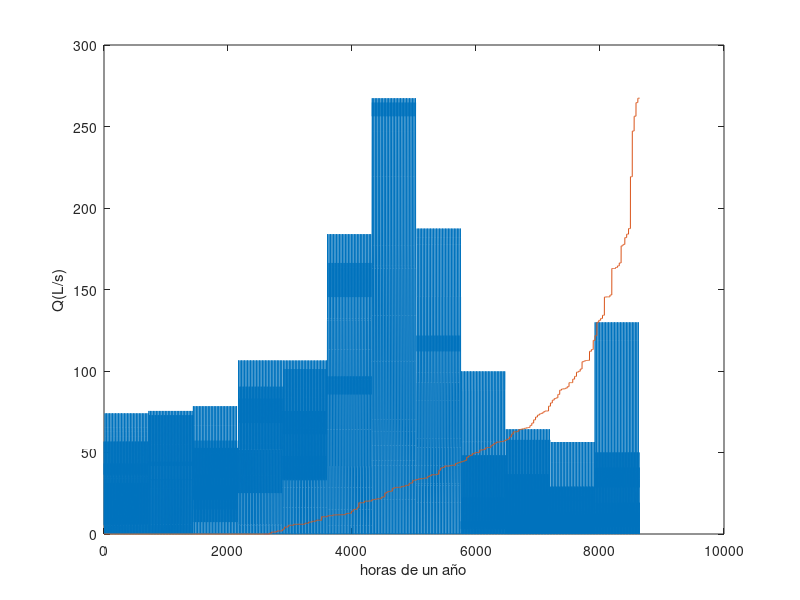

This figure's MATLAB source:
clear;clc
close all

%Simulación de la distribución anual de la demanda desde las bocas de riego de una redondeada

%Fase 1: Determinación dotación de caudal en cada boca

filas=["Avellano";"Olivo";"Lechuga";"Tomate";"Patata";"Pimiento";"Cebolla"];

%Necesidades hidrícas mensuales (en columnas) de los cultivos (en filas) expresadas en mm/dia.
Hr= [
0.00 0.00 0.00 0.29 0.79 2.21 3.91 2.40 0.34 0.00 0.00 0.00;...
0.00 0.10 0.58 0.69 0.55 1.67 2.09 1.02 0.00 0.00 0.00 0.00;...
0.00 0.00 0.00 0.69 1.90 3.80 0.00 0.00 0.00 0.00 0.00 0.00;...
0.00 0.00 0.00 0.44 1.24 1.08 5.96 3.75 0.91 0.00 0.00 0.00;...
0.00 0.00 0.00 0.44 1.46 4.08 5.50 3.03 0.00 0.00 0.00 0.00;...
0.00 0.00 0.00 0.44 1.38 3.61 4.99 2.98 0.00 0.00 0.00 0.00;...
0.33 0.87 1.61 2.12 0.00 0.00 0.00 0.00 0.00 0.00 0.00 0.04];

%Distribución cultivos
distCult=[0.137;0.262;0.085;0.220;0.023;0.099;0.174];

%Superficie a regar desde cada boca (ha)
S=[30;30;30;30;30;30;30;30];

%Relación Ra/(1-Cd)
rend=0.9;

%Grados de libertad bocas
tGL=[6 12 16];
GL=24./tGL;
distGL=[31.6 50.8 17.6;23.8 45.7 30.5;43.3 22.8 33.9;61.7 31.7 6.6;60.2 8.1 31.7;92.5 0.1 7.4;18.1 50.2 31.7;94.7 2.7 2.6]./100;

%Tiempo operación estación bombeo por meses
tfunc=18;

%Caudal ficticio continuo (L/s)
necRiego=sum(distCult.*Hr,1)./rend;%Necesidades de riego (mm/dia) mediante ponderación según la distribución de cultivos por meses
qfc=transpose(max(transpose(S*necRiego.*(1e4/24/3600))));%Caudal ficticio continuo (L/s) necesario en cada boca

%Caudal asignado a cada boca según Grado de Libertad
qGL1=distGL(:,1).*qfc.*GL(1);
qGL2=distGL(:,2).*qfc.*GL(2);
qGL3=distGL(:,3).*qfc.*GL(3);
qboca=5.*ceil(sum([qGL1 qGL2 qGL3],2)./5);%Caudal (L/s) de dotación de cada boca en proyecto redondeada a múltiplos de 5


%Fase 2: Simulación de la demanda

planillaRiego=zeros(numel(S),24);
q=planillaRiego;
diaAgno=0;

%Tiempo necesario (h) para suministrar la demanda por meses y GLs
triegoGL1=necRiego.*S./qGL1.*1e4./3600.*distGL(:,1);
triegoGL2=necRiego.*S./qGL2.*1e4./3600.*distGL(:,2);
triegoGL3=necRiego.*S./qGL3.*1e4./3600.*distGL(:,3);

for k=1:12
  
  horaComienzoGL1=floor(rand(numel(S),12).*(tfunc-triegoGL1));
  horaComienzoGL2=floor(rand(numel(S),12).*(tfunc-triegoGL2));
  horaComienzoGL3=floor(rand(numel(S),12).*(tfunc-triegoGL3));
  
  duracRiegoGL1=ceil(triegoGL1);
  duracRiegoGL2=ceil(triegoGL2);
  duracRiegoGL3=ceil(triegoGL3);  

  for j=1:30

    diaAgno=diaAgno+1;
    planillaRiegoGL1=planillaRiego;
    planillaRiegoGL2=planillaRiego;
    planillaRiegoGL3=planillaRiego;
    
    for i=1:numel(S)
      
      planillaRiegoGL1(i,(1+horaComienzoGL1(i,k)):(1+(horaComienzoGL1(i,k)+duracRiegoGL1(i,k))))=1;
      planillaRiegoGL2(i,(1+horaComienzoGL2(i,k)):(1+(horaComienzoGL2(i,k)+duracRiegoGL2(i,k))))=1;
      planillaRiegoGL3(i,(1+horaComienzoGL3(i,k)):(1+(horaComienzoGL3(i,k)+duracRiegoGL3(i,k))))=1;
      
    endfor
    
    %Matriz de caudal (L/s) demandado (boca,hora,diaAño)
    q(:,:,diaAgno)=planillaRiegoGL1.*qGL1+planillaRiegoGL2.*qGL2+planillaRiegoGL3.*qGL3;
    

  endfor

endfor

Q=sum(q,1);
distQ=reshape(Q,1,[]);%Vector distribución caudales horarios de 12 meses y 30 dias por mes.

plot(distQ)
hold on
plot(sort(distQ))
xlabel('horas de un año')
ylabel('Q(L/s)')
hold off

caudales=reshape(q,8,[]);

%Se guardan los caudales demandados de las bocas durante las aproximadamente 8640 horas de un año
save('cauddemandbocas.m','caudales','-append')